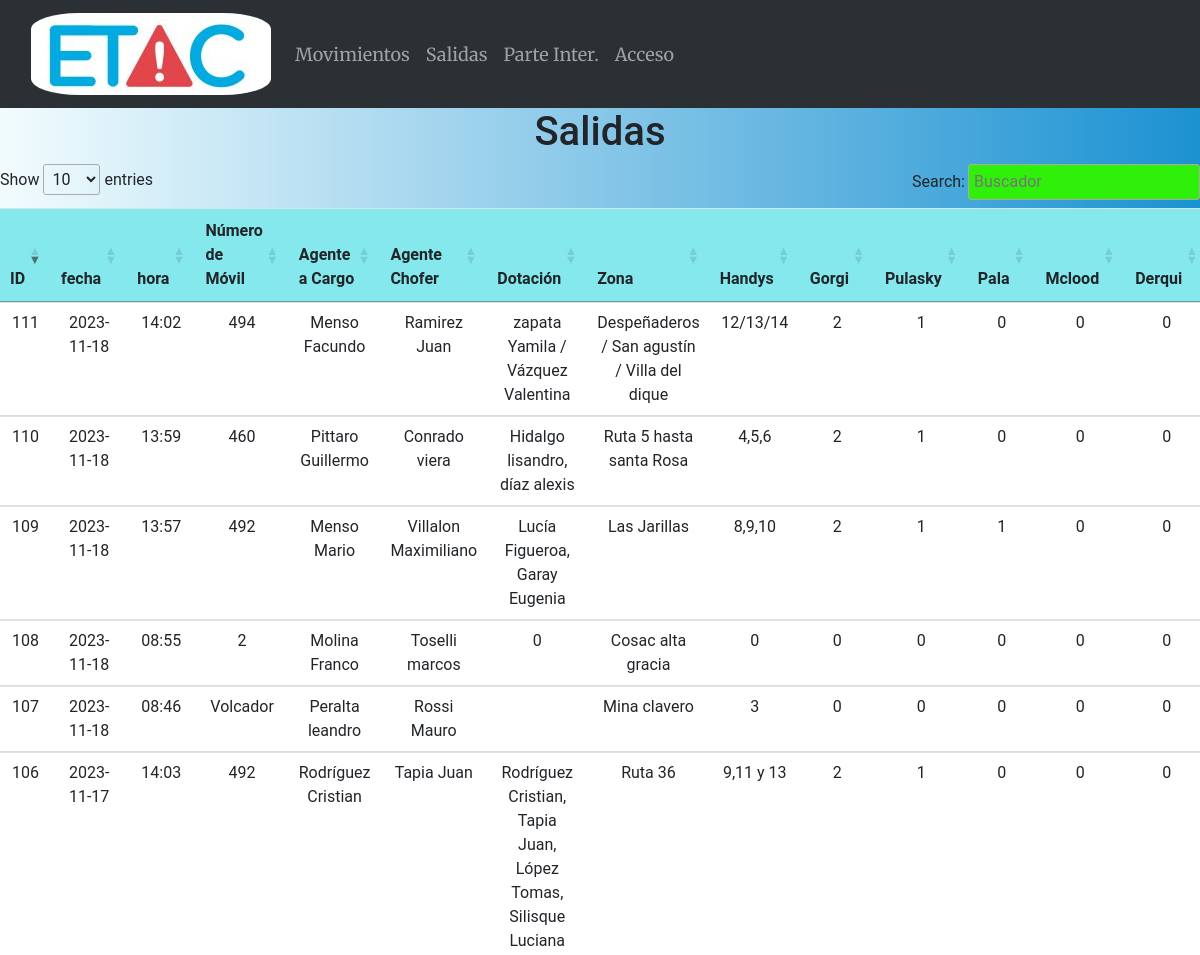
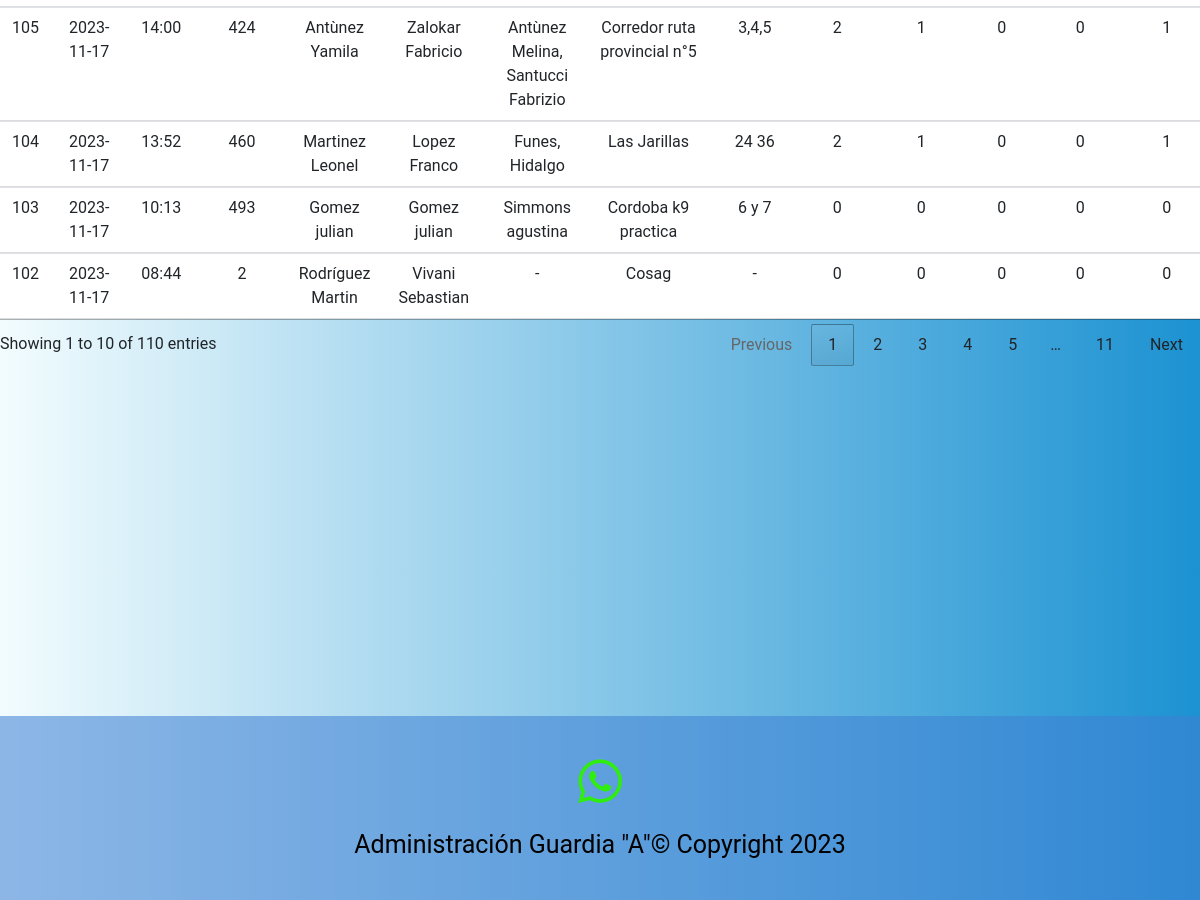
Page /salidas on the committed database (2 pictures, top to bottom).
### main.py (models this page shows)
    class Salida(db.Model):
        id = db.Column(db.Integer, primary_key=True)
        fecha = db.Column(db.Date)
        nmovil = db.Column(db.String(100))
        ag_cargo = db.Column(db.String(100))
        ag_chofer = db.Column(db.String(100))
        dotacion = db.Column(db.String(100))
        zona = db.Column(db.String(100))
        handys = db.Column(db.String(100))
        gorgi = db.Column(db.Integer)
        pulasky = db.Column(db.Integer)
        pala = db.Column(db.Integer)
        mclood = db.Column(db.Integer)
        derqui = db.Column(db.Integer)
        bidon_nafta = db.Column(db.Integer)
        bolsa_rescate = db.Column(db.String(100))
        torpedo = db.Column(db.Integer)
        tabla = db.Column(db.Integer)
        conos = db.Column(db.Integer)
        sopladora = db.Column(db.String(100))
        cajon = db.Column(db.String(100))
        chaleco = db.Column(db.Integer)
        odometro = db.Column(db.Integer)
        bolsos_trauma = db.Column(db.Integer)
        herramienta_adicional = db.Column(db.String(100))
        hora = db.Column(db.String(100))

### main.py (the view)
@app.route('/salidas', methods=['GET', 'POST'])
def salidas():
    if request.method == 'POST':
        id_filtro = request.form['id_filtro']
        if id_filtro:
            salidas = Salida.query.filter_by(id=id_filtro).order_by(Salida.id.desc()).all()
        else:
            salidas = Salida.query.order_by(Salida.id.desc()).all()
    else:
        salidas = Salida.query.order_by(Salida.id.desc()).all()
    return render_template('salidas.html', salidas=salidas)

### templates/salidas.html (shortened to what this page needs)
{% extends "base.html" %}
{% block content %}
 <h1>Salidas</h1>
    <table class="tabla_agentes table table-responsive" id="tablacarnet3" >
        <thead>
        <tr>
            <th>ID</th>
            <th>fecha</th>
            <th>hora</th>
            <th>Número de Móvil</th>
            <th>Agente a Cargo</th>
            <th>Agente Chofer</th>
            <th>Dotación</th>
            <th>Zona</th>
            <th>Handys</th>
            <th>Gorgi</th>
            <th>Pulasky</th>
            <th>Pala</th>
            <th>Mclood</th>
            <th>Derqui</th>
        </tr>
        </thead>
        <tbody>
        {% for salida in salidas %}
            <tr>
                <td>{{ salida.id }}</td>
                <td>{{ salida.fecha }}</td>
                <td>{{ salida.hora }}</td>
                <td>{{ salida.nmovil }}</td>
                <td>{{ salida.ag_cargo }}</td>
                <td>{{ salida.ag_chofer }}</td>
                <td>{{ salida.dotacion }}</td>
                <td>{{ salida.zona }}</td>
                <td>{{ salida.handys }}</td>
                <td>{{ salida.gorgi }}</td>
                <td>{{ salida.pulasky }}</td>
                <td>{{ salida.pala }}</td>
                <td>{{ salida.mclood }}</td>
                <td>{{ salida.derqui }}</td>
        </tr>
        {% endfor %}
        </tbody>
    </table>
{% endblock %}

### static/style.css (style rules this page uses)
body { background: #1c92d2; background: -webkit-linear-gradient(to right, #f2fcfe, #1c92d2); background: linear-gradient(to right, #f2fcfe, #1c92d2); text-align:center; font-family:"Roboto"; }
table { width: 100%; border-collapse: collapse; margin-bottom: 20px; }
th { background-color: #f2f2f2; text-align: left; padding: 10px; }
td { padding: 10px; border-bottom: 1px solid #ddd; }
tr:nth-child(odd) { background-color: #84E8EC; }
.tabla_agentes th { background-color: #84E8EC; text-align: left; padding: 10px; }
.tabla_agentes td { padding: 10px; border-bottom: 1px solid #ddd; }
.tabla_agentes tr:nth-child(odd) { background-color: #84E8EC; }

### rows in the picture
Salida: id "111", fecha "2023-11-18", hora "14:02", nmovil "494", ag_cargo "Menso Facundo", ag_chofer "Ramirez Juan", dotacion "zapata Yamila / Vázquez Valentina", zona "Despeñaderos / San agustín / Villa del dique", handys "12/13/14", gorgi "2", pulasky "1", pala "0", mclood "0", derqui "0"
Salida: id "110", fecha "2023-11-18", hora "13:59", nmovil "460", ag_cargo "Pittaro Guillermo", ag_chofer "Conrado viera", dotacion "Hidalgo lisandro, díaz alexis", zona "Ruta 5 hasta santa Rosa", handys "4,5,6", gorgi "2", pulasky "1", pala "0", mclood "0", derqui "0"
Salida: id "109", fecha "2023-11-18", hora "13:57", nmovil "492", ag_cargo "Menso Mario", ag_chofer "Villalon Maximiliano", dotacion "Lucía Figueroa, Garay Eugenia", zona "Las Jarillas", handys "8,9,10", gorgi "2", pulasky "1", pala "1", mclood "0", derqui "0"
Salida: id "108", fecha "2023-11-18", hora "08:55", nmovil "2", ag_cargo "Molina Franco", ag_chofer "Toselli marcos", dotacion "0", zona "Cosac alta gracia", handys "0", gorgi "0", pulasky "0", pala "0", mclood "0", derqui "0"
Salida: id "107", fecha "2023-11-18", hora "08:46", nmovil "Volcador", ag_cargo "Peralta leandro", ag_chofer "Rossi Mauro", zona "Mina clavero", handys "3", gorgi "0", pulasky "0", pala "0", mclood "0", derqui "0"
Salida: id "106", fecha "2023-11-17", hora "14:03", nmovil "492", ag_cargo "Rodríguez Cristian", ag_chofer "Tapia Juan", dotacion "Rodríguez Cristian, Tapia Juan, López Tomas, Silisque Luciana", zona "Ruta 36", handys "9,11 y 13", gorgi "2", pulasky "1", pala "0", mclood "0", derqui "0"
Salida: id "105", fecha "2023-11-17", hora "14:00", nmovil "424", ag_cargo "Antùnez Yamila", ag_chofer "Zalokar Fabricio", dotacion "Antùnez Melina, Santucci Fabrizio", zona "Corredor ruta provincial n°5", handys "3,4,5", gorgi "2", pulasky "1", pala "0", mclood "0", derqui "1"
Salida: id "104", fecha "2023-11-17", hora "13:52", nmovil "460", ag_cargo "Martinez Leonel", ag_chofer "Lopez Franco", dotacion "Funes, Hidalgo", zona "Las Jarillas", handys "24 36", gorgi "2", pulasky "1", pala "0", mclood "0", derqui "1"
Salida: id "103", fecha "2023-11-17", hora "10:13", nmovil "493", ag_cargo "Gomez julian", ag_chofer "Gomez julian", dotacion "Simmons agustina", zona "Cordoba k9 practica", handys "6 y 7", gorgi "0", pulasky "0", pala "0", mclood "0", derqui "0"
Salida: id "102", fecha "2023-11-17", hora "08:44", nmovil "2", ag_cargo "Rodríguez Martin", ag_chofer "Vivani Sebastian", dotacion "-", zona "Cosag", handys "-", gorgi "0", pulasky "0", pala "0", mclood "0", derqui "0"
